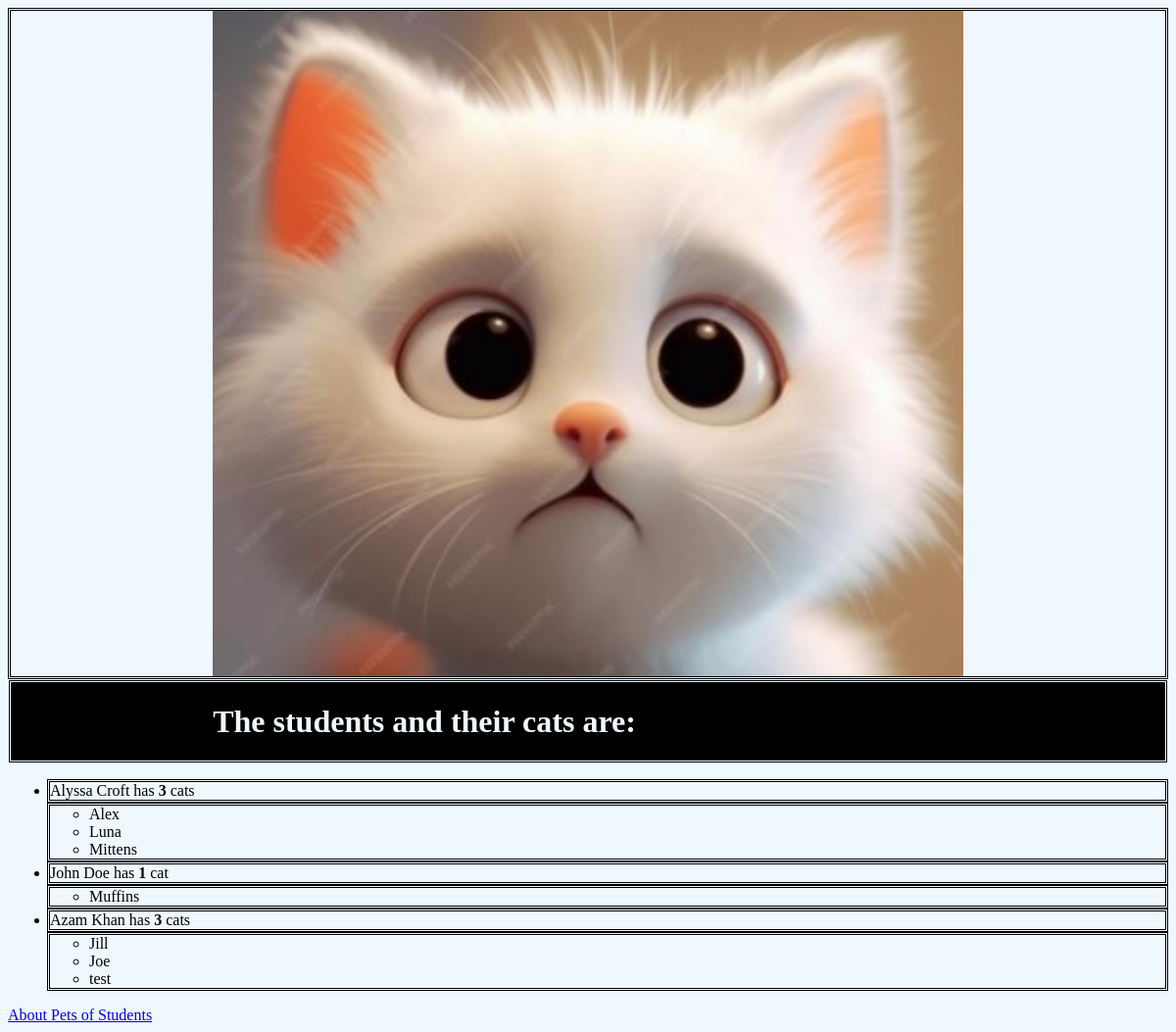
The page / on the database its author committed.
### cats/models.py (models this page shows, shortened)
class Student(models .Model):
	first_name = models.CharField(max_length=128)
	last_name = models.CharField(max_length=128)
	num_cats = models.IntegerField(default=0)
	class Meta:
		verbose_name_plural = 'Student'

class Cat(models.Model):
	owner = models.ForeignKey(Student, on_delete=models.CASCADE)
	name = models.CharField(max_length=128)
	def __str__(self):
		return self.name

### cats/views.py (the view)
# urls.py: path('', views.index, name='index'),
def index(request):
    student_list = Student.objects.order_by('last_name')
    cats_list = Cat.objects.order_by('name')
    context_dict = {}
    context_dict['students'] =  student_list
    context_dict['cats'] = cats_list
    for student in student_list:
        student.num_cats = Cat.objects.filter(owner=student).count()
        student.save()
    return render(request, 'cats/index.html', context=context_dict)

### templates/cats/index.html (shortened to what this page needs)
<!DOCTYPE html>
{% load static %}
<html>
	<head>
        <link rel="stylesheet" href="{% static "css/base.css" %}" />
	</head>
	<body>
        <div>
        <img src="{% static 'images/cat.jpg'%}" alt="Picture of a cat" class="center"/>
        </div>
        <div class="invert">
		<h1 class="center">The students and their cats are: </h1>
        </div>
        {% if students %}
            <ul>
                {% for student in students %}
                <div>
                <li>{{ student.first_name }} {{student.last_name}} has <strong>{{student.num_cats}}</strong>
                    {% if student.num_cats == 1%}
                        cat </span>
                    {% else %}
                        cats </span>
                    {% endif %}
                </div>
                    <div>
                    {% for cat in cats %}
                        {% if student == cat.owner %}
                            <ul>
                            <li>{{ cat }}</li>
                            </ul>
                            {% endif %}
                    {% endfor %}
                </div>
                {% endfor %}
            </ul>
		{% endif %}
			<a href="/cats/about/">About Pets of Students </a><br />
	</body>
</html>

### static/css/base.css (style rules this page uses)
body { background-color: #F0F8FF; }
div { border-style: double; }
.center { display: block; margin-left: auto; margin-right: auto; width: 65%; }
.invert { background-color: black; color: #F0F8FF }

### rows shown on the page
Student: first_name "Alyssa", last_name "Croft", num_cats "3"
Cat: name "Alex"
Cat: name "Luna"
Cat: name "Mittens"
Student: first_name "John", last_name "Doe", num_cats "1"
Cat: name "Muffins"
Student: first_name "Azam", last_name "Khan", num_cats "3"
Cat: name "Jill"
Cat: name "Joe"
Cat: name "test"
